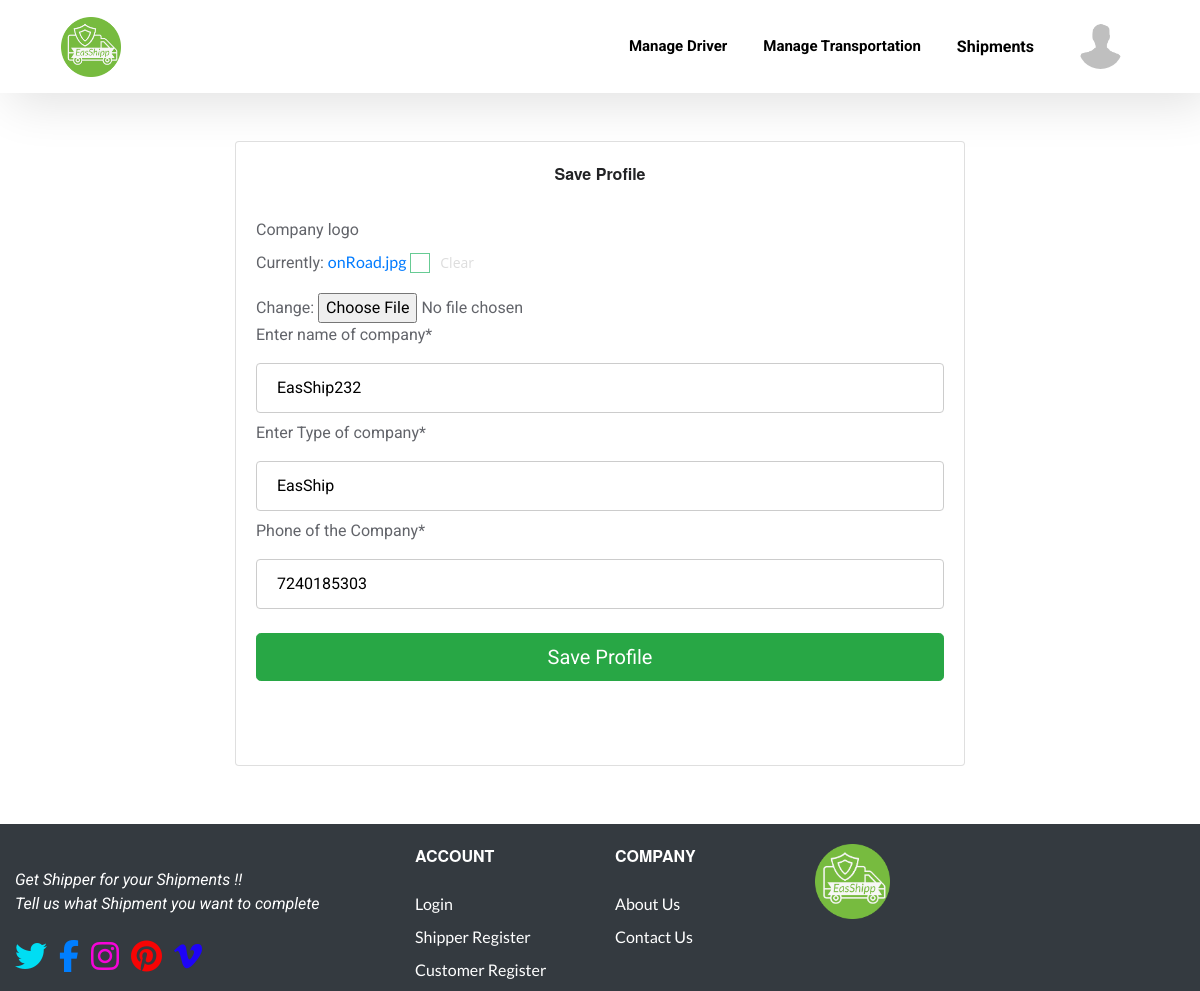
The app's page /partner_company/profile_edit/ (signed in), older data.
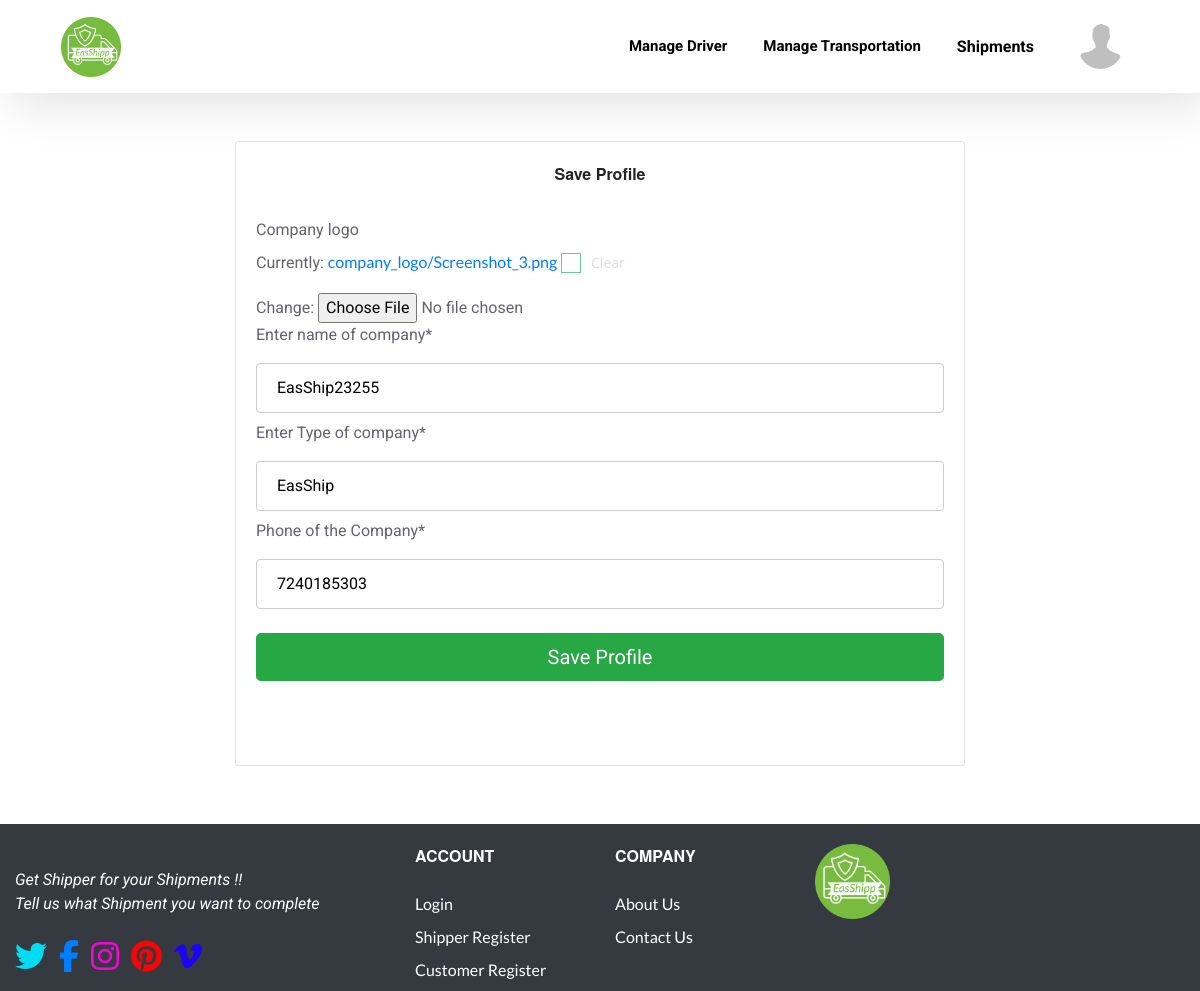
The same page, newer data.
### PatnerCompany/models.py (models this page shows, shortened)
class Comp_profile(models.Model):
    comp = models.ForeignKey(patnerComp, on_delete=models.CASCADE)
    phone_regex = RegexValidator(regex=r'^\+?1?\d{9,15}$',
                                 message="Please enter valid phone number. Correct format is 91XXXXXXXX")
    phone = models.CharField(validators=[phone_regex], max_length=20, blank=True)
    company_type = models.CharField(max_length=250, blank=True, )
    company_name = models.CharField(max_length=250, blank=True, )
    company_logo = models.ImageField(blank=True,upload_to="company_logo/",default="profile.png" )

### PatnerCompany/views.py (the view)
# urls.py: path('profile_edit/', ProfileEdit, name='ProfileEdit'),
@login_required(login_url='/')
def ProfileEdit(request):
    user = request.user
    c = patnerComp.objects.get(user=request.user)
    if c is not None:
        try:
            cp = Comp_profile.objects.get(comp=c)
        except Comp_profile.DoesNotExist:
            cp = None
        if cp is None:
            if request.method == 'POST':
                form = Profile(request.POST or None, request.FILES or None)
                if form.is_valid():
                    f = form.save(commit=False)
                    f.comp = c
                    f.save()
            form = Profile()
        else:
            if request.method == "POST":
                form = Profile(request.POST, request.FILES, instance=cp)
                if form.is_valid():
                    form.save()
                    return redirect('partner_company:profile')
            form = Profile(instance=cp)
        return render(request, 'partner_company/EditProfile.html', {'form': form})
    else:
        return redirect('/')

### PatnerCompany/forms.py
class Profile(forms.ModelForm):
    company_name = forms.CharField(label='Enter name of company', max_length=30, required=True,
                                        widget=forms.TextInput(
                                            attrs={'class': "input100"}))
    company_type = forms.CharField(label='Enter Type  of company', max_length=30, required=True,
                                   widget=forms.TextInput(
                                       attrs={'class': "input100"}))
    phone = forms.CharField(label='Phone of the Company', max_length=30, required=True, widget=forms.NumberInput(
        attrs={'class': "input100"}))
    class Meta:
        model = Comp_profile
        fields = [
            'company_logo',
            'company_name',
            'company_type',
            'phone'
        ]

### templates/partner_company/EditProfile.html (shortened to what this page needs)
{% load crispy_forms_tags %} {% load static %}
<!doctype html>
<html lang="en">
<head>
    <link rel="stylesheet" href="https://maxcdn.bootstrapcdn.com/bootstrap/4.0.0/css/bootstrap.min.css">
    <link rel="stylesheet" href="{% static 'css/style12.css'%}">
    <link rel="stylesheet" href="https://cdnjs.cloudflare.com/ajax/libs/font-awesome/4.7.0/css/font-awesome.css" />
</head>
<body>
	<header>
		<div class="container">
			<div class="row">
				<div class="col-md-12 col-12">
					<div class="top-navbar">
						<nav class="navbar navbar-expand-lg ">
  <a class="" href="{% url 'partner_company:partner_company_home' %}"><img src="{% static 'images/green.png' %} " width="60" height="60"></a>
  <div class="collapse navbar-collapse" id="navbarSupportedContent">
	<ul class="navbar-nav ml-auto">
	  <li class="nav-item">
          <a class="nav-link" href="{% url 'partner_company:ManageDriver' %}"><b>Manage Driver</b></a>
      </li>
        <li class="nav-item">
            <a class="nav-link" href="{% url 'partner_company:ManageTruck' %}"><b>Manage Transportation</b></a>
      </li>
        <li class="nav-item">
            <div class="dropdown"><button class="dropbtn nav-link" style="color:black;"><b>Shipments</b></button>
            </div></li>
         <li class="nav-item">
<div class="dropdown">
  <button class="dropbtn">{% if cp.company_logo %}<img src="{{cp.company_logo.url}}">{% else %}<img src="{% static 'images/profile/avatar.png' %}">{% endif %}</button>
</div>
         </li>
	 </ul>
  </div>
</nav>
					</div>
				</div>
			</div>
		</div>
	</header>
<div class="container">
  <div class="row">
    <div class="col-sm-10 col-md-10 col-lg-8 mx-auto">
      <div class="card card-signin my-5">
        <div class="card-body">
          <h1 class="text-center">
            <b>Save Profile</b>
          </h1>
          <form class="form-signin" method="POST" enctype="multipart/form-data">
            <fieldset class="form-group">
              <br />
              {{ form|crispy }}
            </fieldset>
            <div class="form-group">
              <button class="btn btn-lg btn-success btn-block" type="submit">
                Save Profile</button><br /><br />
            </div>
          </form>
        </div>
      </div>
    </div>
  </div>
  </div>
<footer class="bg-dark " style="margin-top: 10px;">
                <div class="container" style="    max-inline-size: inherit;padding-top: 20px;">
                    <div class="row">
                        <div class="col-lg-4 col-md-6 mb-4 mb-lg-0"><img src="/static/images/" style=" " alt="" width="50" class="mb-3">
                            <p class="font-italic" style="color: white;">Get Shipper for your Shipments !!<br> Tell us what Shipment you want to complete</p>
                            <ul class="list-inline mt-4">
                                <li class="list-inline-item"><a href="#" target="_blank" title="twitter"><i style="font-size: xx-large;    color: #00ddf3;" class="fa fa-twitter"></i></a></li>
                                <li class="list-inline-item"><a href="#" target="_blank" title="facebook"><i style="font-size: xx-large;color: #007eff;" class="fa fa-facebook"></i></a></li>
                                <li class="list-inline-item"><a href="#" target="_blank" title="instagram"><i style="font-size: xx-large;color: #f704d9;" class="fa fa-instagram"></i></a></li>
                                <li class="list-inline-item"><a href="#" target="_blank" title="pinterest"><i style="font-size: xx-large;color: #f70404;" class="fa fa-pinterest"></i></a></li>
                                <li class="list-inline-item"><a href="#" target="_blank" title="vimeo"><i style="font-size: xx-large;color: #1e04f7;" class="fa fa-vimeo"></i></a></li>
                            </ul>
                        </div>
                        <div class="col-lg-2 col-md-6 mb-4 mb-lg-0">
                            <h6 class="text-uppercase font-weight-bold mb-4" style="color:white">Account</h6>
                            <ul class="list-unstyled mb-0">
                                <li class="mb-2"><a href="{% url 'user:Login' %}" class="text" style="color: white;">Login</a></li>
                                <li class="mb-2"><a href="{% url 'partner_company:partner_company/register' %}" class="text" style="color: white;">Shipper Register</a></li>
                                <li class="mb-2"><a href="{% url 'customer:customer/register' %}" class="text" style="color: white;">Customer Register</a></li>
                            </ul>
                        </div>
                        <div class="col-lg-2 col-md-6 mb-4 mb-lg-0">
                            <h6 class="text-uppercase font-weight-bold mb-4" style="color:white">Company</h6>
                            <ul class="list-unstyled mb-0">
                                <li class="mb-2"><a href="#" class="text" style="color: white;">About Us</a></li>
                                <li class="mb-2"><a href="#" class="text" style="color: white;">Contact Us</a></li>
                            </ul>
                        </div>
                        <div class="col-lg-4 col-md-6 mb-lg-0">
                            <img src="{% static 'images/green.png' %} " width="75" height="75">
                        </div>
                    </div>
                </div>
            </footer>
</body>
</html>

### static/css/style12.css (style rules this page uses)
* { margin: 0; padding: 0; box-sizing: border-box; }
body { font-family: 'Roboto', sans-serif; color: #62646a; width: 100%; }
h1, h2, h3, h4, h5, h6 { font: 400 16px/24px "ProximaNova", "Helvetica Neue", Helvetica, Arial, sans-serif; color: #222325; }
a { font-family: 'Lato', sans-serif; }
header { box-shadow: 10px 10px 50px 0px rgba(0, 0, 0, 0.12); }
header ul.navbar-nav li.nav-item a { font-size: 15px; line-height: 23.44px; font-weight: 500; font-family: 'Roboto'; color: #000; }
li.nav-item { margin-right: 20px; }
li.nav-item:last-child { margin-right: 0; }
li.nav-item img { width: 45px; height: 45px; border-radius: 50%; }
ul.navbar-nav { align-items: center; }
input[type="checkbox"]+label { display: inline-block; position: relative; padding-left: 30px; margin-bottom: 20px; font: 14px/20px 'Open Sans', Arial, sans-serif; color: #ddd; cursor: pointer; -webkit-user-select: none; -moz-user-select: none; -ms-user-select: none; }
input[type="checkbox"]+label:before { content: ''; display: block; width: 20px; height: 20px; border: 1px solid rgba(3, 168, 78, 1); position: absolute; left: 0; top: 0; opacity: .6; -webkit-transition: all .12s, border-color .08s; transition: all .12s, border-color .08s; }

### templates/partner_company/EditProfile.html (style rules this page uses)
.input100 { width: 100%; padding: 12px 20px; margin: 8px 0; display: inline-block; border: 1px solid #ccc; border-radius: 4px; box-sizing: border-box; }
.dropbtn { background-color: #FFFFFF; color: white; padding: 16px; font-size: 16px; border: none; }
.dropdown { position: relative; display: inline-block; }

Row changes from the older to the newer data that the page shows:
changed Comp_profile "EasShip": company_name "EasShip232" → "EasShip23255"
Text that changed along with them:
text no longer shown: "Company logo Currently: onRoad.jpg Clear Change: Enter name of company * Enter Type of company * Phone of the Company *"
text now shown: "Company logo Currently: company_logo/Screenshot_3.png Clear Change: Enter name of company * Enter Type of company * Phone of the Company *"
